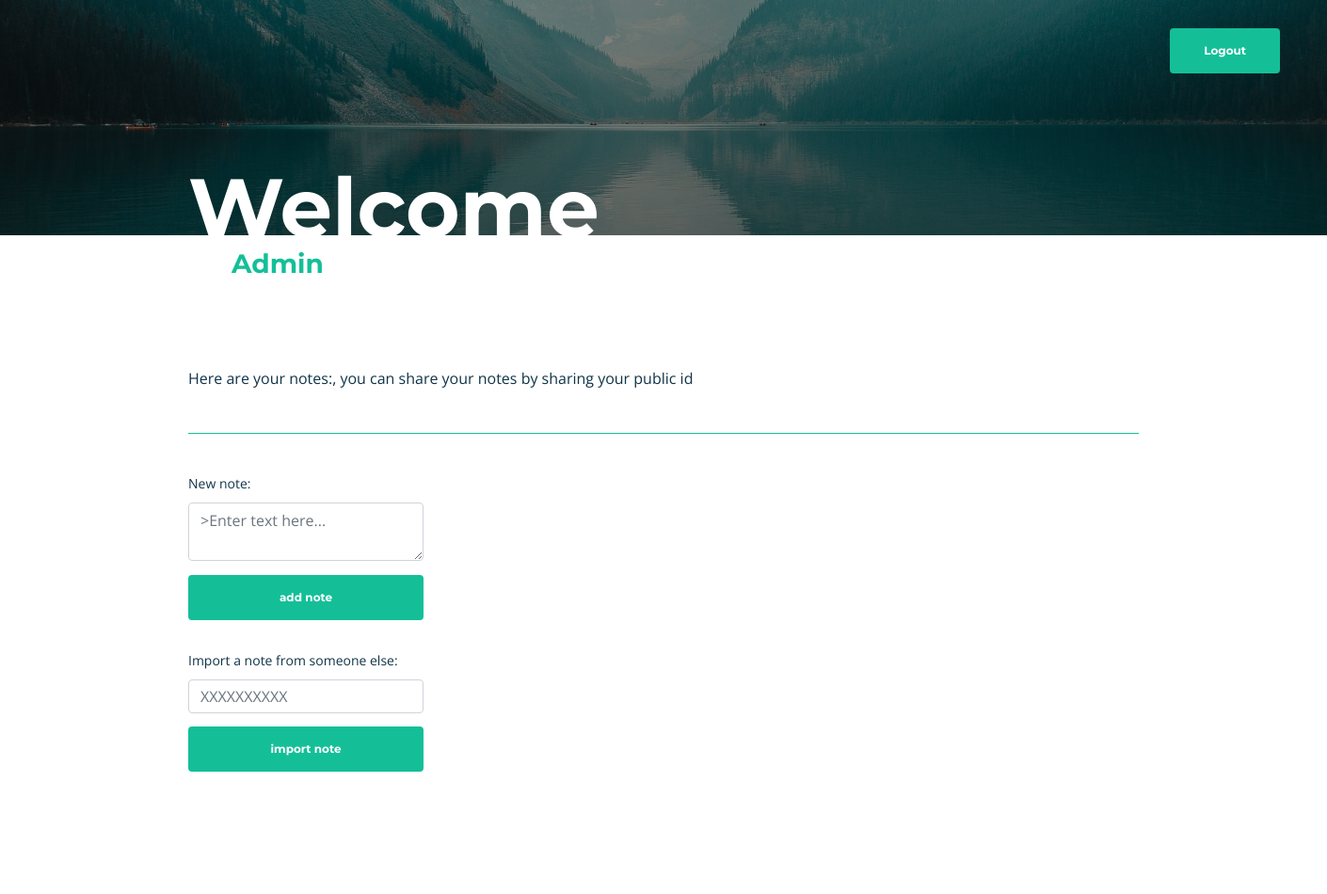
/notes/ (signed in), run on an earlier commit of the app's database.
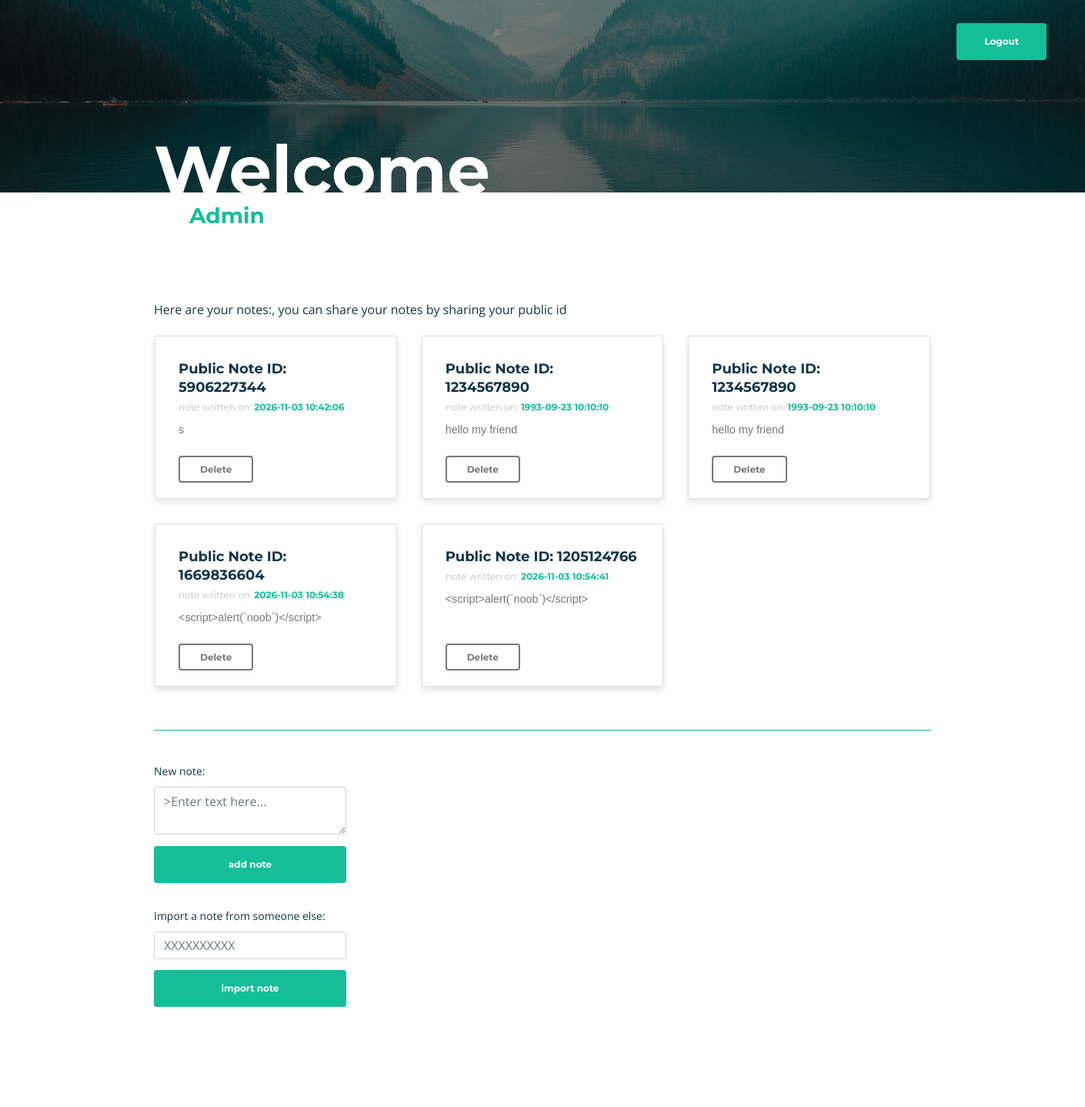
And on a later commit of the database.
### tables this page shows
CREATE TABLE notes (
    id INTEGER PRIMARY KEY AUTOINCREMENT,
    assocUser INTEGER NOT NULL,
    dateWritten DATETIME NOT NULL,
    note TEXT NOT NULL,
    publicID INTEGER NOT NULL
);

### app.py (the view, shortened to what this page needs)
@app.route("/notes/", methods=('GET', 'POST'))
@login_required
def notes():
    importerror=""
    db = connect_db()
    c = db.cursor()
    c.execute("SELECT * FROM notes WHERE assocUser = ?", (session['userid'],))
    notes = c.fetchall()
    print(notes)
    return render_template('notes.html',notes=notes,importerror=importerror)

### app.py (called while the page is built)
def connect_db():
    return sqlite3.connect(app.database)

def login_required(view):
    @functools.wraps(view)
    def wrapped_view(**kwargs):
        if not session.get('logged_in'):
            return redirect(url_for('login'))
        return view(**kwargs)
    return wrapped_view

### templates/notes.html (shortened to what this page needs)
<!DOCTYPE html>
<html>
    <head>
        <link href={{ url_for('static',filename='css/bootstrap.css') }} rel="stylesheet">
        <link href={{ url_for('static',filename='css/fontawesome-all.css') }} rel="stylesheet">
        <link href={{ url_for('static',filename='css/swiper.css') }} rel="stylesheet">
        <link href={{ url_for('static',filename='css/magnific-popup.css') }} rel="stylesheet">
        <link href={{ url_for('static',filename='css/styles.css') }} rel="stylesheet">
    </head>
    <body style="background-color:#fff;">
      <section class="notes__background-image">
        <a href="/logout/" class="notes__logout btn-solid-lg">Logout</a>
        <article class="notes__background-title-container">
          <h1 class="notes__title">Welcome</h1>
          <h2 class="notes__title-user">{{session['username']}}</h2>
        </article>
      </section>
      <section class="notes__body-content notes__body-top-padding">
        <p class="notes__text">Here are your notes:, you can share your notes by sharing your public id</p>
        <ul class="notes__item-container">
            {% for note in notes %}
              {% include "note.html" %}
            {% endfor %}
        </ul>
      </section>
      <section class="notes__body-content notes__body-bottom-padding">
        <div class="notes__body-top-border"></div>
        <form action="" method="post" class="notes__input-wrapper">
            <div class="notes__input-container">
              <label for="note">New note:</label>
              <textarea name="noteinput" placeholder=">Enter text here..." class="textfield form-control" value={{ request.form.noteinput }}></textarea><br>
            </div>
            <input class="btn-solid-lg notes__input-margin-top" type="submit" name="submit_button" value="add note">
        </form>
        <form action="" method="post" class="notes__input-wrapper">
            <div class="notes__input-container">
              <label for="note">Import a note from someone else:</label>
              <input class="form-control notes__input__no-margin" type="text" placeholder="XXXXXXXXXX" name="noteid" value={{request.form.noteid}}>
            </div>
            <input class="btn-solid-lg notes__input-margin-top" type="submit" name="submit_button" value="import note">
        </form>
      </section>
    </body>
</html>

### templates/note.html
  <li class="card notes__card-wrapper">
    <div class="card-body notes__card-body">
      <h5 class="card-title notes__card-title">Public Note ID: {{note[4]}}</h5>
      <h6 class="card-subtitle mb-2 notes__card-subtitle">note written on: <span class="notes__card-subtitle--date ">{{ note[2] }}</span></h6>
      <p class="card-text">{{ note[3] }}</p>
      <button href="#" class="card-link card-delete-button btn-outline-sm">Delete</button>
    </div>
  </li>

### static/css/styles.css (style rules this page uses)
body, html { width: 100%; height: 100%; }
body, p { color: #787976; font: 400 1rem/1.5625rem "Open Sans", sans-serif; }
h1 { color: #484a46; font: 700 2.5rem/3rem "Montserrat", sans-serif; }
h2 { color: #484a46; font: 700 1.75rem/2.125rem "Montserrat", sans-serif; }
h5 { color: #484a46; font: 700 1.125rem/1.5rem "Montserrat", sans-serif; }
h6 { color: #484a46; font: 700 1rem/1.375rem "Montserrat", sans-serif; }
a { color: #787976; text-decoration: underline; }
.btn-solid-lg { display: inline-block; padding: 1.375rem 2.125rem 1.375rem 2.125rem; border: 0.125rem solid #14bf98; border-radius: 0.25rem; background-color: #14bf98; color: #fff; font: 700 0.75rem/0 "Montserrat", sans-serif; text-decoration: none; transition: all 0.2s; }
.btn-outline-sm { display: inline-block; padding: 1rem 1.625rem 0.9375rem 1.625rem; border: 0.125rem solid #787976; border-radius: 0.25rem; background-color: transparent; color: #787976; font: 700 0.75rem/0 "Montserrat", sans-serif; text-decoration: none; transition: all 0.2s; }

### templates/notes.html (style rules this page uses)
* { margin:0; padding:0; }
body { font-family:arial,sans-serif; font-size:100%; margin:3em; background-color:#fff; color:#fff; }
h2,p { font-size:100%; font-weight:normal; }
ul,li { list-style:none; }
ul { overflow:hidden; padding:0; }
p, label { color: #113448; }
ul li { margin:1em; float:left; }
ul li p { font-family:"Reenie Beanie",arial,sans-serif; font-size:90%; word-break:break-all; }
ol, ul, dl { margin-bottom: 0!important; }
.textfield { width: 100%; max-width: 250px!important; height: 50px; margin-bottom: -24px; }
.notes__background-image { background: linear-gradient(rgba(0, 0, 0, 0.3), rgba(0, 0, 0, 0.5)), url('/static/images/header-background.jpg') center center no-repeat; background-size: cover; background-position-y: 0%; height: 250px; }
.notes__body-content { background-color: #fff; padding: 0 200px; }
.notes__body-top-padding { padding-top: 140px; }
.notes__body-bottom-padding { padding-bottom: 100px; }
.notes__body-top-border { margin-top: 40px; padding-top: 40px; border-top: 1px solid #14bf98; }
.notes__logout { position: absolute; right: 50px; top: 30px; }
.notes__title-user { color: #14bf98; text-transform: capitalize; margin-left: 25px; position: absolute; top: 263px; left: 221px; }
.notes__title { color: #fff; font-size: 5.5rem; position: absolute; top: 197px; width: 100%; left: 200px; }
.notes__text { margin-left: 0; margin-bottom: 5px; color: #113448; }
.notes__item-container { display: flex; flex-wrap: wrap; padding-top: 0; margin: 0 -15px; }
.card-delete-button { position: absolute; bottom: 20px; }
.notes__card-body { padding-bottom: 50px!important; }
.notes__card-wrapper { width: calc((100%/3) - 32px); }
.notes__input-wrapper { margin-bottom: 30px; }
.notes__input-container { display: flex; flex-direction: column; }
.notes__input-container label { font-size: 14px; }
.notes__input-wrapper input { height: 100%; width: 100%; max-width: 250px; }
.notes__input-margin-top { margin-top: 14px; }
.card { border-radius: 4px; background: #fff; box-shadow: 0 6px 10px rgba(0,0,0,.08), 0 0 6px rgba(0,0,0,.05); transition: .3s transform cubic-bezier(.155,1.105,.295,1.12),.3s box-shadow,.3s -webkit-transform cubic-bezier(.155,1.105,.295,1.12); padding: 10px; cursor: pointer; }
.notes__card-title { color: #113448; }
.notes__card-subtitle { font-size: 12px; line-height: 1.4; color: silver; font-weight: 400; }
.notes__card-subtitle--date { font-weight: 700; color:#14bf98 }

What changed in the data, as far as the page shows it:
added notes: publicID "5906227344", dateWritten "2026-11-03 10:42:06", note "s"
added notes: publicID "1234567890", dateWritten "1993-09-23 10:10:10", note "hello my friend"
added notes: publicID "1234567890", dateWritten "1993-09-23 10:10:10", note "hello my friend"
added notes: publicID "1669836604", dateWritten "2026-11-03 10:54:38", note "<script>alert(`noob`)</script>"
added notes: publicID "1205124766", dateWritten "2026-11-03 10:54:41", note "<script>alert(`noob`)</script>"
